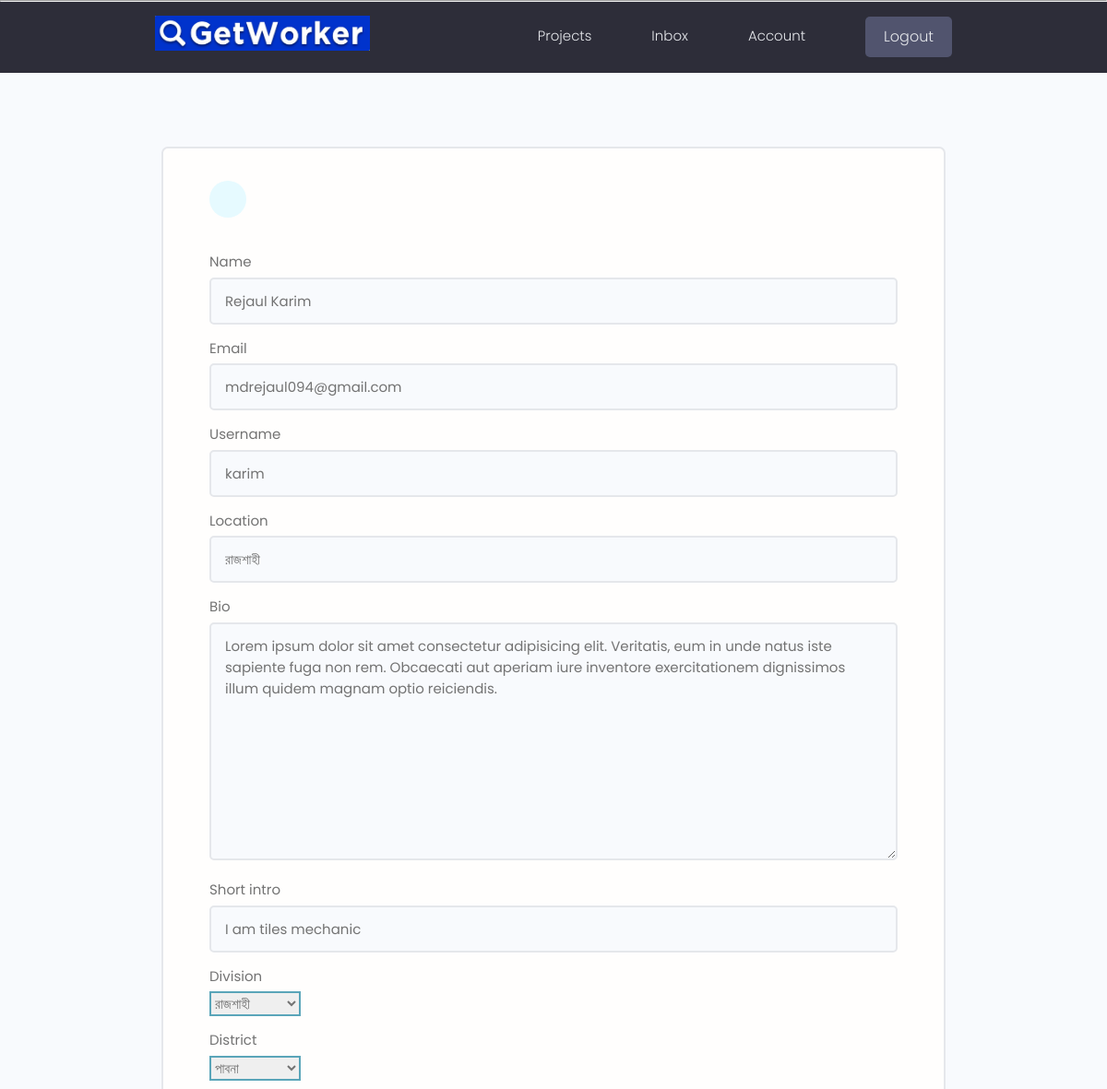
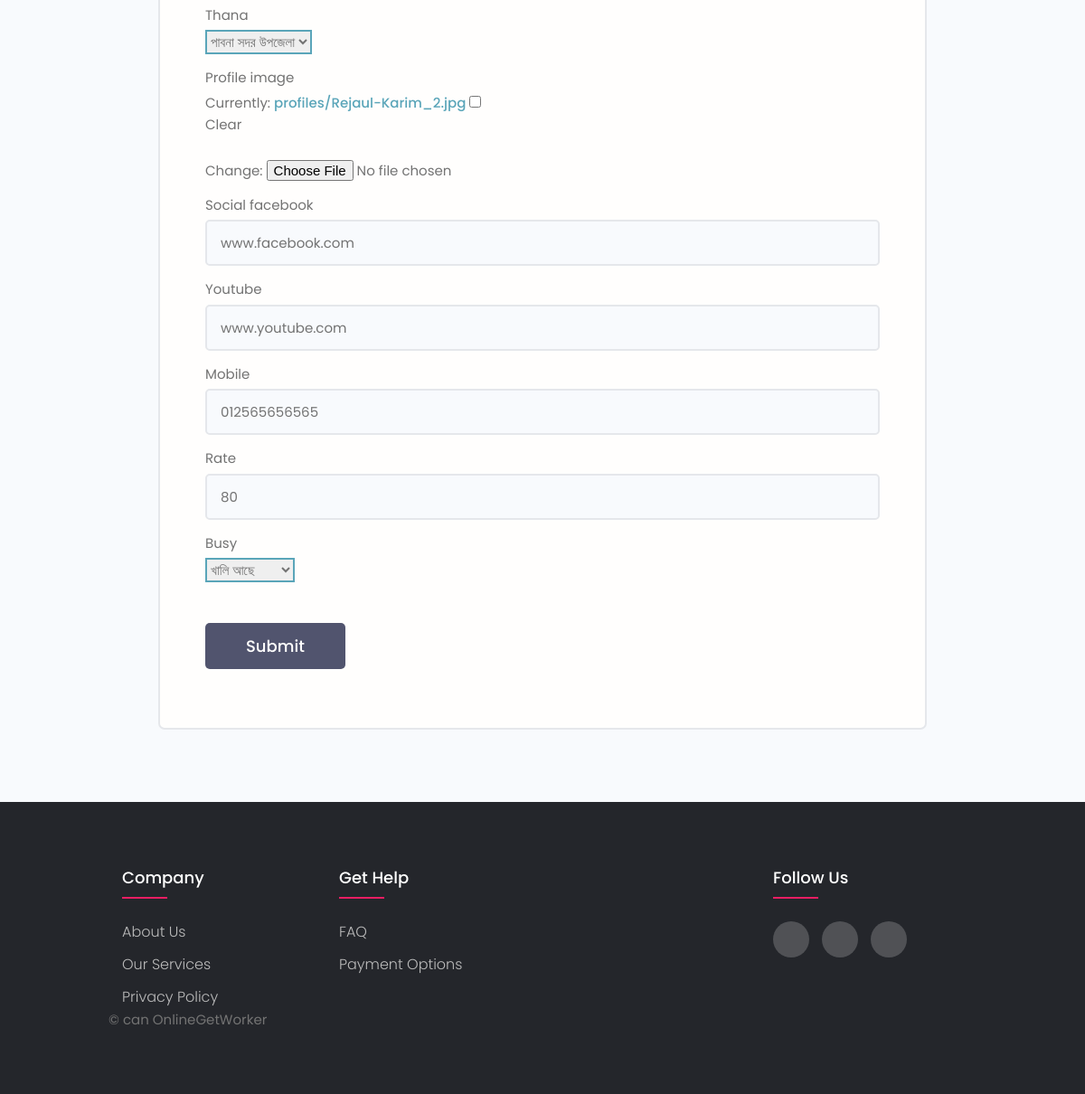
/edit-account/ (signed in), run on the app's committed database (2 pictures, top to bottom).
### users/models.py (models this page shows, shortened)
class Profile(models.Model):
    Division=(
        ('ঢাকা','ঢাকা'),
        ('রাজশাহী','রাজশাহী'),
        ('যশোর','যশোর')
    )
    District=(
        ('মানিকগঞ্জ','মানিকগঞ্জ'),
        ('টাঙ্গাইল','টাঙ্গাইল'),
        ('ফরিদপুর','ফরিদপুর'),
        ('গাজিপুর','গাজিপুর'),
        ('রাজবারি','রাজবারি'),
        ('পাবনা','পাবনা'),
        ('নাটোর','নাটোর'),
        ('চাপাইনবাবগঞ্জ','চাপাইনবাবগঞ্জ'),
        ('বগুরা','বগুরা')
    )
    Thana=(
        ('মানিকগঞ্জ সদর','মানিকগঞ্জ সদর'),
        ('হরিরামপুর','হরিরামপুর'),
        ('শিবালয়','শিবালয়'),
        ('ঘিয়র','ঘিয়র'),
        ('সিংগাইর','সিংগাইর'),
        ('পাবনা সদর উপজেলা','পাবনা সদর উপজেলা'),
        ('বগুরা','বগুরা')
    )
    Busy=(
        ('কর্মরত আছে','কর্মরত আছে'),
        ('খালি আছে','খালি আছে')
        )
    user=models.OneToOneField(User,on_delete=models.CASCADE, null=True, blank=True)
    name=models.CharField(max_length=200, blank=True,null=True)
    short_intro=models.CharField(max_length=200,blank=True,null=True)
    location=models.CharField(max_length=200,blank=True,null=True)
    email=models.EmailField(max_length=500, blank=True, null=True)
    username=models.CharField(max_length=200, blank=True,null=True)
    mobile=models.CharField(max_length=200, blank=True,null=True)
    bio=models.TextField(blank=True,null=True)
    profile_image=models.ImageField(null=True,blank=True,upload_to='profiles/', default='profiles/user-default.png')
    social_facebook=models.CharField(max_length=200, blank=True,null=True)
    youtube=models.CharField(max_length=200, blank=True,null=True)
    created=models.DateTimeField(auto_now_add=True)
    id=models.UUIDField(default=uuid.uuid4,unique=True,primary_key=True,editable=False)
    rate=models.CharField(max_length=200, blank=False,null=True)
    busy=models.CharField(max_length=50,blank=False,null=True,choices=Busy)
    division=models.CharField(max_length=200,blank=True,choices=Division)
    district=models.CharField(max_length=200,blank=True,choices=District)
    thana=models.CharField(max_length=200,blank=True,choices=Thana)

### users/views.py (the view)
# urls.py: path('edit-account/',views.editAccount, name ='edit-account'),
@login_required(login_url='login')
def editAccount(request):
    profile = request.user.profile
    form = ProfileForm(instance=profile)
    if request.method == 'POST':
        form = ProfileForm(request.POST, request.FILES, instance=profile)
        if form.is_valid():
            form.save()
            return redirect('account')
    context = {'form': form}
    return render(request, 'users/profile_form.html', context)

### users/forms.py
class ProfileForm(ModelForm):
    class Meta:
        model = Profile
        fields = ['name','email','username','location','bio','short_intro','division','district','thana','profile_image','social_facebook','youtube','mobile','rate','busy',]
    def __init__(self, *args, **kwargs):
        super(ProfileForm, self).__init__(*args, **kwargs)
        for name, field in self.fields.items():
            field.widget.attrs.update({'class': 'input'})

### users/templates/users/profile_form.html (shortened to what this page needs)
{% extends 'main.html' %}
{% block content %}
<main class="formPage my-xl">
    <div class="content-box">
        <div class="formWrapper">
            <a class="backButton" href="{% url 'account' %}"></a>
            <br>
            <form class="form" method="POST" action="{% url 'edit-account' %}" enctype="multipart/form-data">
                {% for field in form %}
                <div class="form__field">
                    <label for="formInput#text">{{field.label}}</label>
                    {{field}}
                </div>
                {% endfor %}
                <input class="btn btn--sub btn--lg  my-md" type="submit" value="Submit" />
            </form>
        </div>
    </div>
</main>
{% endblock %}

### static/styles/app.css (style rules this page uses)
:root { --color-sub: #2d2d39; }
.btn--sub { background-color: var(--color-sub-light); }
.content-box { width: 95%; max-width: 85rem; margin: 0 auto; }
.backButton { background: var(--color-main-light); color: var(--color-main); width: 4rem; height: 4rem; display: flex; align-items: center; justify-content: center; border-radius: 50%; }
.formPage .formWrapper { list-style: none; background: var(--color-white); padding: 3.5rem 5rem; border: 2px solid var(--color-light); border-radius: 0.7rem; }

### static/styles/faq.css (style rules this page uses)
body { font-family: 'Work Sans', sans-serif; }

### static/styles/footer.css (style rules this page uses)
body { line-height: 1.5; font-family: 'Poppins', sans-serif; }
* { margin:0; padding:0; box-sizing: border-box; }

### static/uikit/styles/modules/_variables.css (style rules this page uses)
:root { --color-main: #5aa5b9; --color-main-light: #e6faff; --color-sub: #3f4156; --color-sub-light: #51546e; --color-sub-lighter: #ededfd; --color-text: #737373; --color-gray: #8b8b8b; --color-light: #e5e7eb; --color-light-gray: #767676; --color-bg: #f8fafd; --color-white: #fffefd; --color-white-light: #f3f3f3; --color-success: #359e64; --color-success-bg: #def8e8; --color-error: #fc4b0b; --color-error-bg: #fff2ee; --font-base: 'Poppins', arial, helvetica, 'Segoe UI', roboto, ubuntu, sans-serif; --font-monospace: 'Fira Code', 'Courier New', courier, monospace; --font-regular: 300; --font-medium: 500; --font-bold: 700; --generic-shadow: 1px 1px 5px #00000010; --generic-transition: all 0.3s ease-in-out; }

### static/uikit/styles/modules/_base.css (style rules this page uses)
* { margin: 0; padding: 0; box-sizing: border-box; text-rendering: optimizeLegibility; color: inherit; font-size: inherit; }
html { font-size: 50%; }
@media only screen and (min-width: 480px) { html { font-size: 56.25%; } }
@media only screen and (min-width: 1200px) { html { font-size: 62.5%; } }
body { line-height: 1.6; font-weight: 400; font-size: 1.5rem; color: var(--color-text); background-color: var(--color-bg); min-height: 100vh; }

### static/uikit/styles/modules/_typography.css (style rules this page uses)
* { font-family: var(--font-base); }
a { padding-bottom: 2px; text-decoration: none; display: inline-block; color: var(--color-main); font-weight: var(--font-medium); }

### static/uikit/styles/modules/_utilities.css (style rules this page uses)
.my-md { margin: 3rem auto; }
.my-xl { margin: 8rem auto; }

### static/uikit/styles/modules/_button.css (style rules this page uses)
.btn { display: inline-block; position: relative; cursor: pointer; background-color: var(--color-light); font-weight: var(--font-medium); color: var(--color-sub); text-decoration: none; padding: 1rem 2rem; border-radius: 0.5rem; border: none; width: -webkit-fit-content; width: -moz-fit-content; width: fit-content; height: -webkit-fit-content; height: -moz-fit-content; height: fit-content; font-size: 1.6rem; outline-width: 0; outline-color: transparent; -webkit-backface-visibility: hidden; backface-visibility: hidden; transition: all 0.3s ease-in-out; }
.btn--sub { background-color: var(--color-sub); color: var(--color-white); }
.btn--lg { font-size: 1.8rem; padding: 1.2rem 4.5rem; }

### static/uikit/styles/modules/_form.css (style rules this page uses)
.form { display: block; }
.form__field { margin-top: 1.5rem; margin-bottom: 1.5rem; }
.form__label, .form__field > label { display: block; margin-bottom: 0.5rem; color: var(--color-text); }
input.input[type='text'], input.input[type='email'], input.input[type='password'], input.input[type='number'], textarea.input { min-width: 24rem; width: 100%; padding: 1.2rem 1.5rem; border-radius: 0.5rem; border: 2px solid var(--color-light); transition: all 0.3s ease-in-out; background-color: var(--color-bg); }
input.input[type='text']:focus, input.input[type='email']:focus, input.input[type='password']:focus, input.input[type='number']:focus, input.input[type='text']:active, input.input[type='email']:active, input.input[type='password']:active, input.input[type='number']:active, select.input, textarea.input:focus, textarea.input:active { outline: none; border: 2px solid var(--color-main); }

### data on the page
Profile: form "Rejaul Karim" "mdrejaul094@gmail.com" "karim" "রাজশাহী" "Lorem ipsum dolor sit amet consectetur adipisicing elit. Veritatis, eum in unde natus iste sapiente fuga non rem. Obcaecati aut aperiam iure inventore exercitationem dignissimos illum quidem magnam optio reiciendis." "I am tiles mechanic" "রাজশাহী" "পাবনা" "পাবনা সদর উপজেলা" "www.facebook.com" "www.youtube.com" "012565656565" "80" "খালি আছে"

### other printed values
{{ field.label }} "Name" "Email" "Username" "Location" "Bio" "Short intro" "Division" "District" "Thana" "Profile image" "Social facebook" "Youtube" "Mobile" "Rate" "Busy"
